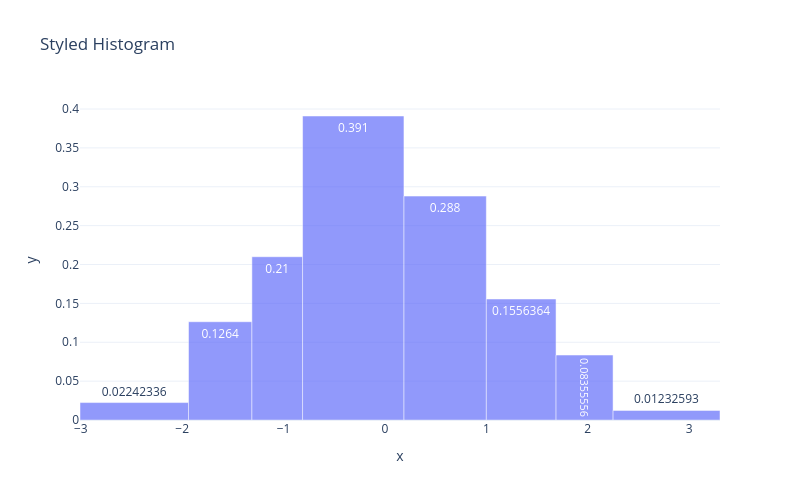

Notebook cell for this chart:
### Markdown cell above
## Example 5: Custom Styling

Customize the appearance with templates, opacity, and text labels.

### Code cell
fig = histogram(
    x=data,
    opacity=0.7,
    text_auto=True,
    template="plotly_white",
    title="Styled Histogram",
    width=800,
    height=500,
)
fig.show()

### Figure 1 — Plotly figure (JSON) as saved in the notebook; plotly's stock layout.template omitted (floating-point values rounded to 4 significant figures)
{"data": [{"alignmentgroup": "True", "hovertemplate": "x=%{x}<br>y=%{y}<extra></extra>", "legendgroup": "", "marker": {"color": "#636efa", "opacity": 0.7, "pattern": {"shape": ""}}, "name": "", "offsetgroup": "", "orientation": "v", "showlegend": false, "texttemplate": "%{y}", "type": "bar", "width": [1.07, 0.625, 0.5, 1, 0.8125, 0.6875, 0.5625, 1.055], "x": [-2.473, -1.625, -1.062, -0.3125, 0.5938, 1.344, 1.969, 2.777], "xaxis": "x", "y": [0.02242, 0.1264, 0.21, 0.391, 0.288, 0.1556, 0.08356, 0.01233], "yaxis": "y"}], "layout": {"height": 500, "legend": {"tracegroupgap": 0}, "title": {"text": "Styled Histogram"}, "width": 800, "xaxis": {"anchor": "y", "domain": [0, 1], "title": {"text": "x"}}, "yaxis": {"anchor": "x", "domain": [0, 1], "title": {"text": "y"}}}}
